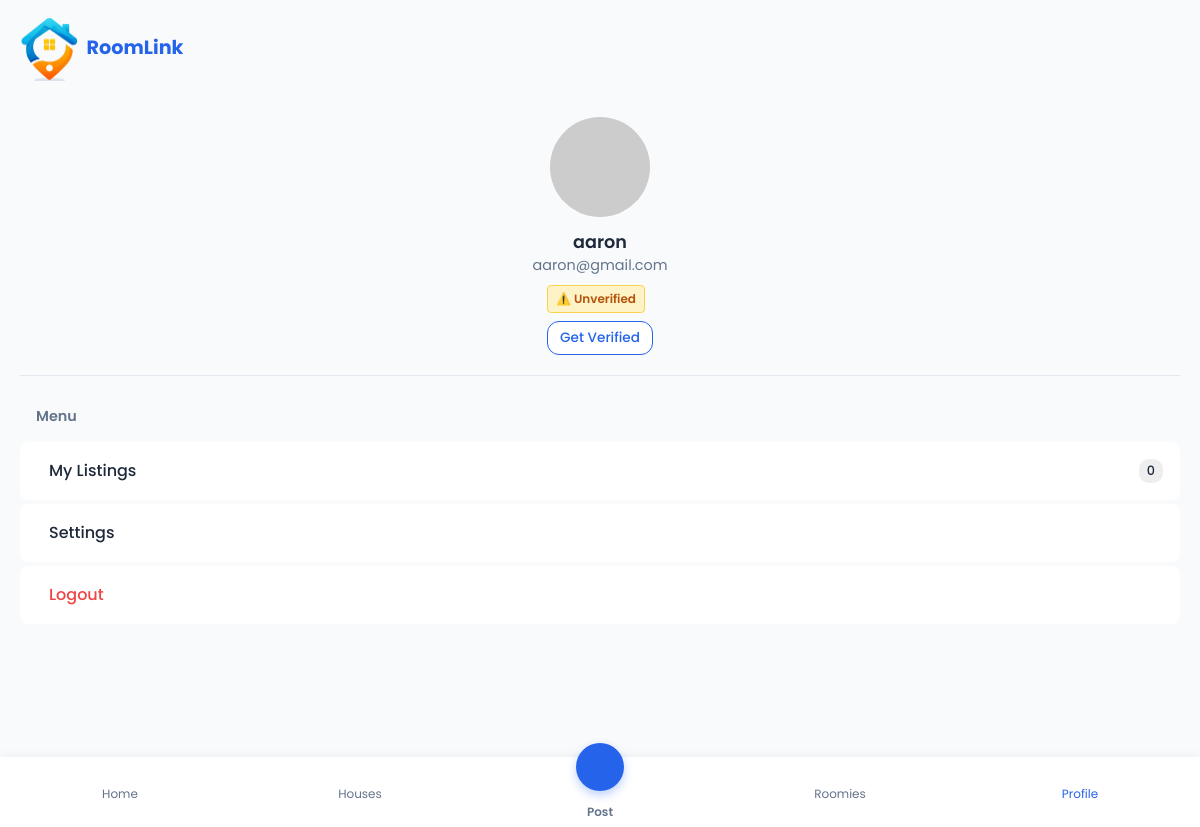
Before: /profile/ (signed in) with the older database file.
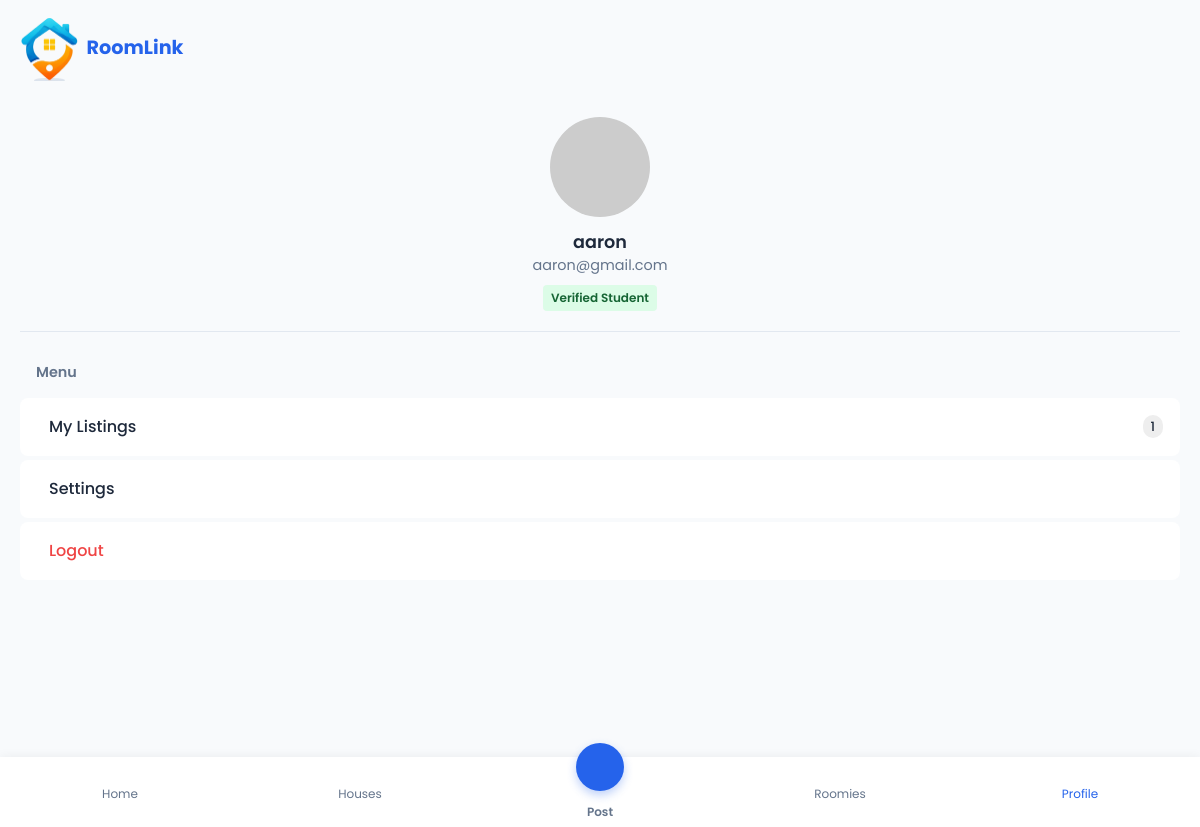
After: the same page with the newer database file.
### core/views.py (the view)
# urls.py: path('profile/', views.profile, name='profile'),
@login_required
def profile(request):
    user_listings = Listing.objects.filter(posted_by=request.user)
    return render(request, 'profile.html', {'user_listings': user_listings})

### templates/profile.html (shortened to what this page needs)
{% extends 'base.html' %}
{% load static %}
{% block content %}
<section id="profile-screen" class="screen-page">
    <div class="profile-header">
        <div class="avatar-large">
            <img src="https://ui-avatars.com/api/?name={{ user.full_name|urlencode }}&background=2563EB&color=fff" alt="User">
        </div>
        <h3>{{ user.full_name }}</h3>
        <p style="font-size:0.9rem; color:var(--text-muted);">{{ user.email }}</p>
        <div style="margin-top:8px;">
            {% if user.is_verified_student %}
                <span class="badge badge-verified"> Verified Student</span>
            {% else %}
                <span class="badge" style="background:#FEF3C7; color:#B45309; border:1px solid #FCD34D;">
                    ⚠️ Unverified
                </span>
                {% if user.verification_status == 'pending' %}
                    <p style="font-size:0.8rem; margin-top:4px; color:#B45309;">Verification Pending Review</p>
                {% elif user.verification_status == 'rejected' %}
                    <p style="font-size:0.8rem; margin-top:4px; color:red;">Verification Rejected. Please try again.</p>
                    <a href="{% url 'upload_verification' %}" style="font-size:0.8rem; text-decoration:underline;">Re-upload ID</a>
                {% else %}
                    <div style="margin-top:8px;">
                        <a href="{% url 'upload_verification' %}" class="btn btn-secondary" style="padding:6px 12px; font-size:0.85rem;">
                            Get Verified
                        </a>
                    </div>
                {% endif %}
            {% endif %}
        </div>
    </div>
    <div class="profile-menu">
        <div style="padding: 10px 16px; font-weight:600; color:var(--text-muted); font-size:0.9rem;">Menu</div>
        <a href="{% url 'my_listings' %}" class="menu-item text-decoration-none">
             My Listings
            <span style="margin-left:auto; background:#eee; padding:2px 8px; border-radius:10px; font-size:0.8rem;">
                {{ user_listings.count }}
            </span>
        </a>
        <a href="{% url 'settings' %}" class="menu-item text-decoration-none">
             Settings
        </a>
        <a href="{% url 'logout' %}" class="menu-item text-danger text-decoration-none">
             Logout
        </a>
    </div>
</section>
{% endblock %}

Changed rows visible on the page:
changed User "aaron": is_verified_student False → True (drawn)
Other visible differences:
{{ user_listings.count }}: "0" → "1"
text no longer shown: "⚠️ Unverified Get Verified"
text now shown: "Verified Student"
